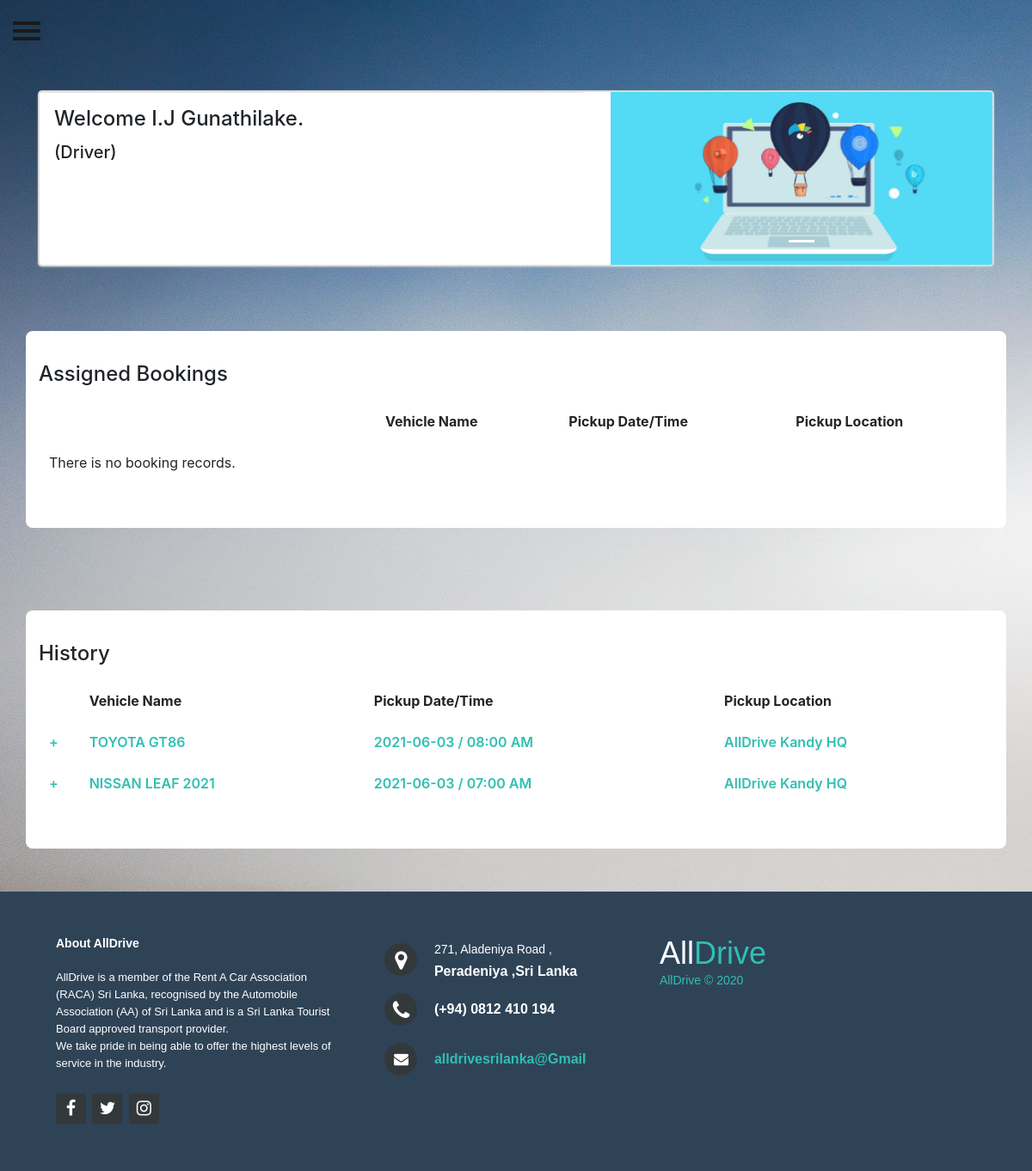
The page /Admin/Dashboard2.php (signed in) on the database its author committed.
### tables this page shows
CREATE TABLE `drivers` (
  `driver_id` int(11) NOT NULL,
  `f_name` text NOT NULL,
  `tel_no` int(11) NOT NULL,
  `address` text NOT NULL,
  `username` text NOT NULL,
  `password` text NOT NULL
);

CREATE TABLE `booking` (
  `book_id` int(11) NOT NULL,
  `location_id` int(4) NOT NULL,
  `booked_date` timestamp NOT NULL DEFAULT current_timestamp(),
  `pickup_time` tinytext NOT NULL,
  `pickup_date` date NOT NULL,
  `booked_period` int(11) NOT NULL,
  `estimated_km` int(11) NOT NULL,
  `driver` int(11) NOT NULL DEFAULT 0,
  `customer_id` int(11) DEFAULT NULL,
  `login_id` bigint(11) DEFAULT NULL,
  `vehicle_id` int(11) NOT NULL,
  `payment_id` int(11) DEFAULT NULL,
  `return_id` int(11) DEFAULT NULL,
  `pickup_status` text DEFAULT 'No',
  `driver_id` int(11) DEFAULT NULL,
  `service` int(11) DEFAULT NULL,
  `review_id` int(11) DEFAULT NULL
);

CREATE TABLE `vehicle` (
  `vehicle_id` int(11) NOT NULL,
  `vehicle_type` tinytext NOT NULL,
  `vehicle_name` tinytext NOT NULL,
  `license_no` tinytext NOT NULL,
  `availability` int(11) NOT NULL,
  `day_price` int(11) NOT NULL,
  `km_price` int(11) NOT NULL,
  `description_1` text NOT NULL,
  `description_2` text NOT NULL,
  `description_3` text NOT NULL,
  `description_4` text NOT NULL,
  `description_5` text NOT NULL,
  `description_6` text NOT NULL,
  `img1` text NOT NULL,
  `img2` text NOT NULL,
  `img3` text NOT NULL
);

CREATE TABLE `locations` (
  `location_id` int(11) NOT NULL,
  `location` tinytext NOT NULL
);

### Admin/Dashboard2.php (the view, shortened to what this page needs)
<!DOCTYPE html>
<html>
	<head>
		<?php
		if (!isset($_SESSION['driver_id'])) {
             header('location:Dlogin.php');
        }else{
        	$id=$_SESSION['driver_id'];
        }
        include('DBconnection.php');
        ?>
        <link rel="stylesheet" href="https://maxcdn.bootstrapcdn.com/font-awesome/4.7.0/css/font-awesome.min.css">
        <link rel="stylesheet" href="Dashboard2.css">
        <link rel="stylesheet" href="https://stackpath.bootstrapcdn.com/bootstrap/4.5.0/css/bootstrap.min.css">
	</head>
	<body>
		<div id="wrapper">
	        <div id="page-content-wrapper">
	            <button type="button" class="hamburger animated fadeInLeft is-closed" data-toggle="offcanvas">
	                <span class="hamb-top"></span>
	    			<span class="hamb-middle"></span>
					<span class="hamb-bottom"></span>
	            </button>
	            <div class="container py-3">
		  			<div class="card">
		    			<div class="row ">
		      				<div class="col-md-7 px-3">
		        				<div class="card-block px-6">
		        					<?php
		        					$sql = "select * from drivers where driver_id ='$id'";
						            $result = mysqli_query($conn, $sql);
									$row = mysqli_fetch_array($result);
		        					?>
		          					<h4 class="card-title">Welcome <?php echo $row["f_name"]; ?>.</h4>
		          					<h5>(Driver)</h5>
		          					<br>
		        				</div>
		      				</div>
			      			<div class="col-md-5">
			        			<div id="CarouselTest" class="carousel slide" data-ride="carousel">
						          	<ol class="carousel-indicators">
						            	<li data-target="#CarouselTest" data-slide-to="0" class="active"></li>
						         	</ol>
			          				<div class="carousel-inner">
			            				<div class="carousel-item active">
			              					<img class="d-block" src="images/anime1.gif" alt="anime" style="width: 100%; height: auto;">
			            				</div>
				          			</div>
				        		</div>
				      		</div>
		    			</div>
		  			</div>
				</div>
				<section id="Assigned" class="section">
					<br>
                	<div class="container emp-profile">
			            <form method="post">
			            	<div class="row">
			                	<div class="col-md-6">
			                        <div class="profile-head">
			                        	<h4>Assigned Bookings</h4>
			                        </div>
			                    </div>
			                </div>
			                <div class="tab-pane fade show active" id="home" role="tabpanel" aria-labelledby="Bookings-tab">
			                            	<div class="table-responsive table-borderless">
											<table class="table">
											  	<thead>
											      		<tr>
											        		<th scope="col"></th>
											        		<th scope="col">Vehicle Name</th>
											        		<th scope="col">Pickup Date/Time</th>
											        		<th scope="col">Pickup Location</th>
											      		</tr>
											    	</thead>
											    	<?php
											    	 	$sql3 = "select * from booking INNER JOIN payment ON payment.payment_id = booking.payment_id INNER JOIN vehicle ON vehicle.vehicle_id = booking.vehicle_id INNER JOIN locations ON locations.location_id = booking.location_id INNER JOIN customer ON customer.customer_id = booking.customer_id OR customer.login_id = booking.login_id where booking.driver_id ='$id' AND booking.pickup_status ='No' ORDER BY booking.book_id DESC;";
											            $result3 = mysqli_query($conn, $sql3);
											            if(mysqli_num_rows($result3) > 0)
											            {
											            	$num = 1;
											                while($onBooking = mysqli_fetch_array($result3))
                											{
											    	?>
												    <tbody>
												      	<tr class="accordion-toggle collapsed" id="accordion<?php echo $num ?>" data-toggle="collapse" data-parent="#accordion<?php echo $num ?>" href="#collapse<?php echo $num ?>">
															<td class="expand-button"></td>
															<td><?php echo $onBooking["vehicle_name"]; ?></td>
															<td><?php echo substr($onBooking["pickup_date"], 0, 10)?> / <?php echo $onBooking["pickup_time"]; ?></td>
															<td><?php echo $onBooking["location"]; ?></td>
														</tr>
														<tr class="hide-table-padding">
															<td></td>
															<td colspan="3">
															<div id="collapse<?php echo $num ?>" class="collapse in p-3">
																<hr>
																<div class="row">
																	<div class="col-6">Customer Name</div>
																	<div class="col-6">: <?php echo $onBooking["f_name"]; ?> <?php echo $onBooking["l_name"]; ?></div>
																</div>
																<div class="row">
																	<div class="col-6">Customer Mobile</div>
																	<div class="col-6">: 0<?php echo $onBooking["tel_no"]; ?></div>
																</div>
																<div class="row">
																	<?php
																		$start_date = $onBooking["pickup_date"];
																		$period = $onBooking["booked_period"]-1;
																        $return_date = date("Y-m-d", strtotime($start_date.'+  '.$period. 'days'));
																	?>
																	<div class="col-6">Estimated Return Date</div>
																	<div class="col-6">: <?php echo $return_date ?></div>
																</div>
																<div class="row">
																	<div class="col-6">Estimated Distance</div>
																	<div class="col-6">: <?php echo $onBooking["estimated_km"]; ?> KM</div>
																</div>
																<div class="row">
																    <div class="col-6">Trip</div>
																    <?php
																    if($onBooking["driver"] == 1)
																    {
																    	echo "<div class='col-6'>: &#10004;</div>";
																    }
																    else
																    {
																    	echo "<div class='col-6'>: &#10006</div>";
																    }
																    ?>
																</div>
																<div class="row">
																    <div class="col-6">Initial Payment</div>
																    <div class="col-6">: Rs.<?php echo $onBooking["total_lkr"]; ?></div>
																</div>
																<div class="row">
																    <div class="col-6">Invoice #</div>
																    <div class="col-6">:
																    	<a href="printPDF.php?payment_id=<?php echo $onBooking["payment_id"]; ?>"target="_blank"><?php echo $onBooking["payment_id"]; ?></a>
																    </div>
																</div>
																<hr>
																<?php
																date_default_timezone_set("Asia/Dhaka");
																$d=strtotime($onBooking["pickup_date"]." ".$onBooking["pickup_time"]);
																$pDate=date("Y-m-d H:i", $d);
																$checkDate=date("Y-m-d H:i", strtotime("-30 minutes"));
																if ($checkDate>=$pDate)
																{
																?>
																<a href="#" onclick="confirm_message(<?php echo $onBooking["book_id"]; ?>)" class ="button">Submit</a>
																<a href="#" onclick="refund_message(<?php echo $onBooking["payment_id"]; ?>)" class ="button1">Cancel</a>
																<?php
																}
																?>
															</div></td>
														</tr>
												    </tbody>
												    <?php
												    		$num++;
															}
														}
														else
														{
															echo "
															<tbody>
															<td>There is no booking records.</td>
															</tbody>";
														}
												    ?>
											  	</table>
											</div>
			                            </div>
			            </form>
			        </div>
				</section>
				<section id="History" class="section">
					<br>
                	<div class="container emp-profile">
			            <form method="post">
			            	<div class="row">
			                	<div class="col-md-6">
			                        <div class="profile-head">
			                        	<h4>History</h4>
			                        </div>
			                    </div>
			                </div>
			                <div class="tab-pane fade show active" id="home" role="tabpanel" aria-labelledby="Bookings-tab">
			                            	<div class="table-responsive table-borderless">
											<table class="table">
											  	<thead>
											      		<tr>
											        		<th scope="col"></th>
											        		<th scope="col">Vehicle Name</th>
											        		<th scope="col">Pickup Date/Time</th>
											        		<th scope="col">Pickup Location</th>
											      		</tr>
											    	</thead>
											    	<?php
											    	 	$sql3 = "select * from booking INNER JOIN payment ON payment.payment_id = booking.payment_id INNER JOIN vehicle ON vehicle.vehicle_id = booking.vehicle_id INNER JOIN locations ON locations.location_id = booking.location_id INNER JOIN customer ON customer.customer_id = booking.customer_id OR customer.login_id = booking.login_id where booking.driver_id ='$id' AND booking.pickup_status ='Yes' ORDER BY booking.book_id DESC;";
											            $result3 = mysqli_query($conn, $sql3);
											            if(mysqli_num_rows($result3) > 0)
											            {
											            	$num = 1;
											                while($onBooking = mysqli_fetch_array($result3))
                											{
											    	?>
												    <tbody>
												      	<tr class="accordion-toggle collapsed" id="accordion<?php echo $num ?>" data-toggle="collapse" data-parent="#accordion<?php echo $num ?>" href="#collapse<?php echo $num ?>">
															<td class="expand-button"></td>
															<td><?php echo $onBooking["vehicle_name"]; ?></td>
															<td><?php echo substr($onBooking["pickup_date"], 0, 10)?> / <?php echo $onBooking["pickup_time"]; ?></td>
															<td><?php echo $onBooking["location"]; ?></td>
														</tr>
												    </tbody>
												    <?php
												    		$num++;
															}
														}
														else
														{
															echo "
															<tbody>
															<td>There is no booking records.</td>
															</tbody>";
														}
												    ?>
											  	</table>
											</div>
			                            </div>
			            </form>
			        </div>
				</section>
            <div>
                <footer class="footer">
                    <div class="footer-left col-md-4 col-sm-6">
                        <p class="about">
                            <span> About AllDrive</span>AllDrive is a member of the Rent A Car Association (RACA) Sri Lanka, recognised by the Automobile Association (AA) of Sri Lanka and is a Sri Lanka Tourist Board approved transport provider.
                            <br>
                            We take pride in being able to offer the highest levels of service in the industry.
                        </p>
                        <div class="icons">
                            <a href="https://web.facebook.com/AllDrive-103548621726091" target="_blank"><i class="fa fa-facebook"></i></a>
                            <a href="https://twitter.com/SriDrive" target="_blank"><i class="fa fa-twitter"></i></a>
                            <a href="https://www.instagram.com/alldrivesrilanka" target="_blank"><i class="fa fa-instagram"></i></a>
                        </div>
                    </div>
                    <div class="footer-center col-md-4 col-sm-6">
                        <div>
                            <i class="fa fa-map-marker"></i>
                            <p><span> 271, Aladeniya Road ,</span> Peradeniya ,Sri Lanka</p>
                            </div>
                        <div>
                            <i class="fa fa-phone"></i>
                            <p> (+94) 0812 410 194</p>
                        </div>
                        <div>
                            <i class="fa fa-envelope"></i>
                            <p><a href="https://mail.google.com/mail/?view=cm&fs=1&to=alldrivesrilanka@Gmail.com" target="_blank"> alldrivesrilanka@Gmail</a></p>
                        </div>
                    </div>
                    <div class="footer-right col-md-4 col-sm-6">
                        <h2> All<span>Drive</span></h2>
                        <p class="name"> AllDrive &copy; 2020</p>
                    </div>
                </footer>
            </div>
	        </div>
	    </div>
	</body>
</html>

### rows shown on the page
drivers: f_name "I.J Gunathilake"
booking: vehicle.vehicle_name "TOYOTA GT86", pickup_date "2021-06-03", pickup_time "08:00 AM", location.location "AllDrive Kandy HQ"
booking: vehicle.vehicle_name "NISSAN LEAF 2021", pickup_date "2021-06-03", pickup_time "07:00 AM", location.location "AllDrive Kandy HQ"
